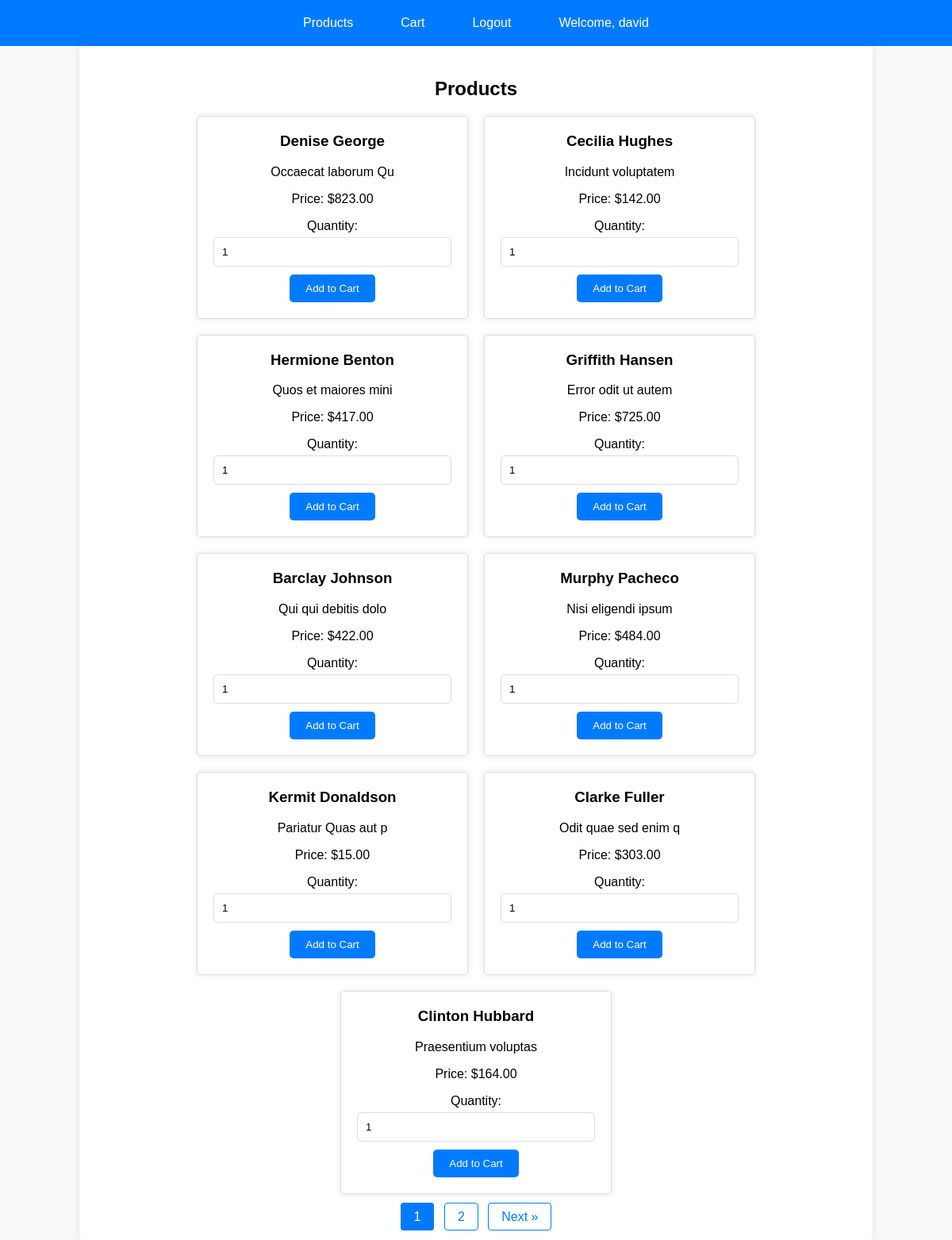
Page /index.php (signed in) on the committed database.
### tables this page shows
CREATE TABLE `products` (
  `id` int(11) NOT NULL,
  `name` varchar(100) NOT NULL,
  `description` text DEFAULT NULL,
  `price` decimal(10,2) NOT NULL,
  `stock` int(11) NOT NULL,
  `created_at` timestamp NOT NULL DEFAULT current_timestamp(),
  `category_id` int(11) DEFAULT NULL,
  `subcategory_id` int(11) DEFAULT NULL
);

### index.php (the view, shortened to what this page needs)
<?php
include('admin/includes/db.php');
$products_per_page = 9;
$page = isset($_GET['page']) ? (int)$_GET['page'] : 1;
$offset = ($page - 1) * $products_per_page;
$total_products_stmt = $pdo->query("SELECT COUNT(*) FROM products WHERE stock > 0");
$total_products = $total_products_stmt->fetchColumn();
$total_pages = ceil($total_products / $products_per_page);
$stmt = $pdo->prepare("SELECT * FROM products WHERE stock > 0 LIMIT :offset, :products_per_page");
$stmt->bindValue(':offset', $offset, PDO::PARAM_INT);
$stmt->bindValue(':products_per_page', $products_per_page, PDO::PARAM_INT);
$stmt->execute();
$products = $stmt->fetchAll();
?>
<!DOCTYPE html>
<html>
<head>
    <link rel="stylesheet" type="text/css" href="css/style.css">
    <link rel="stylesheet" type="text/css" href="css/paginate.css">
</head>
<body>
    <?php include('includes/navbar.php');?>
    <div class="container">
        <h2>Products</h2>
        <div class="products">
            <?php foreach ($products as $product): ?>
                <div class="product">
                    <h3><?php echo htmlspecialchars($product['name']); ?></h3>
                    <p><?php echo htmlspecialchars($product['description']); ?></p>
                    <p>Price: $<?php echo htmlspecialchars($product['price']); ?></p>
                    <form method="POST" action="add_to_cart.php">
                        <label for="quantity">Quantity:</label>
                        <input type="number" id="quantity" name="quantity" value="1" min="1" max="<?php echo $product['stock']; ?>" required>
                        <button type="submit">Add to Cart</button>
                    </form>
                </div>
            <?php endforeach; ?>
        </div>
        <div class="pagination">
            <?php for ($i = 1; $i <= $total_pages; $i++): ?>
                <a href="?page=<?php echo $i; ?>" <?php if ($i == $page) echo 'class="active"'; ?>><?php echo $i; ?></a>
            <?php endfor; ?>
            <?php if ($page < $total_pages): ?>
                <a href="?page=<?php echo $page + 1; ?>">Next &raquo;</a>
            <?php endif; ?>
        </div>
    </div>
</body>
</html>

### css/style.css (style rules this page uses)
body { font-family: Arial, sans-serif; background-color: #f8f9fa; margin: 0; padding: 0; }
.container { width: 80%; margin: 0 auto; padding: 20px; background-color: #fff; border-radius: 5px; box-shadow: 0 0 10px rgba(0, 0, 0, 0.1); }
h2 { text-align: center; margin-bottom: 20px; }
.products, .cart-items { display: flex; flex-wrap: wrap; gap: 20px; justify-content: center; }
.product, .cart-item { border: 1px solid #ddd; border-radius: 5px; padding: 20px; background-color: #fff; box-shadow: 0 0 10px rgba(0, 0, 0, 0.1); width: 300px; text-align: center; }
.product h3, .cart-item h3 { margin-top: 0; }
form { margin-top: 10px; }
label { display: block; margin-bottom: 5px; }
input[type="number"], input[type="text"], input[type="email"], input[type="password"] { width: calc(100% - 22px); padding: 10px; margin-bottom: 10px; border: 1px solid #ddd; border-radius: 5px; }
button { padding: 10px 20px; border: none; border-radius: 5px; background-color: #007bff; color: #fff; cursor: pointer; }

### css/paginate.css (style rules this page uses)
.pagination { margin-top: 20px; text-align: center; }
.pagination a { color: #007bff; padding: 8px 16px; text-decoration: none; border: 1px solid #007bff; border-radius: 4px; margin: 0 4px; }
.pagination a.active { background-color: #007bff; color: white; border: 1px solid #007bff; }

### rows in the picture
products: name "Denise George", description "Occaecat laborum Qu", price "823.00"
products: name "Cecilia Hughes", description "Incidunt voluptatem", price "142.00"
products: name "Hermione Benton", description "Quos et maiores mini", price "417.00"
products: name "Griffith Hansen", description "Error odit ut autem", price "725.00"
products: name "Barclay Johnson", description "Qui qui debitis dolo", price "422.00"
products: name "Murphy Pacheco", description "Nisi eligendi ipsum", price "484.00"
products: name "Kermit Donaldson", description "Pariatur Quas aut p", price "15.00"
products: name "Clarke Fuller", description "Odit quae sed enim q", price "303.00"
products: name "Clinton Hubbard", description "Praesentium voluptas", price "164.00"

### other values in the picture
$_SESSION['customer_username'] "david"
